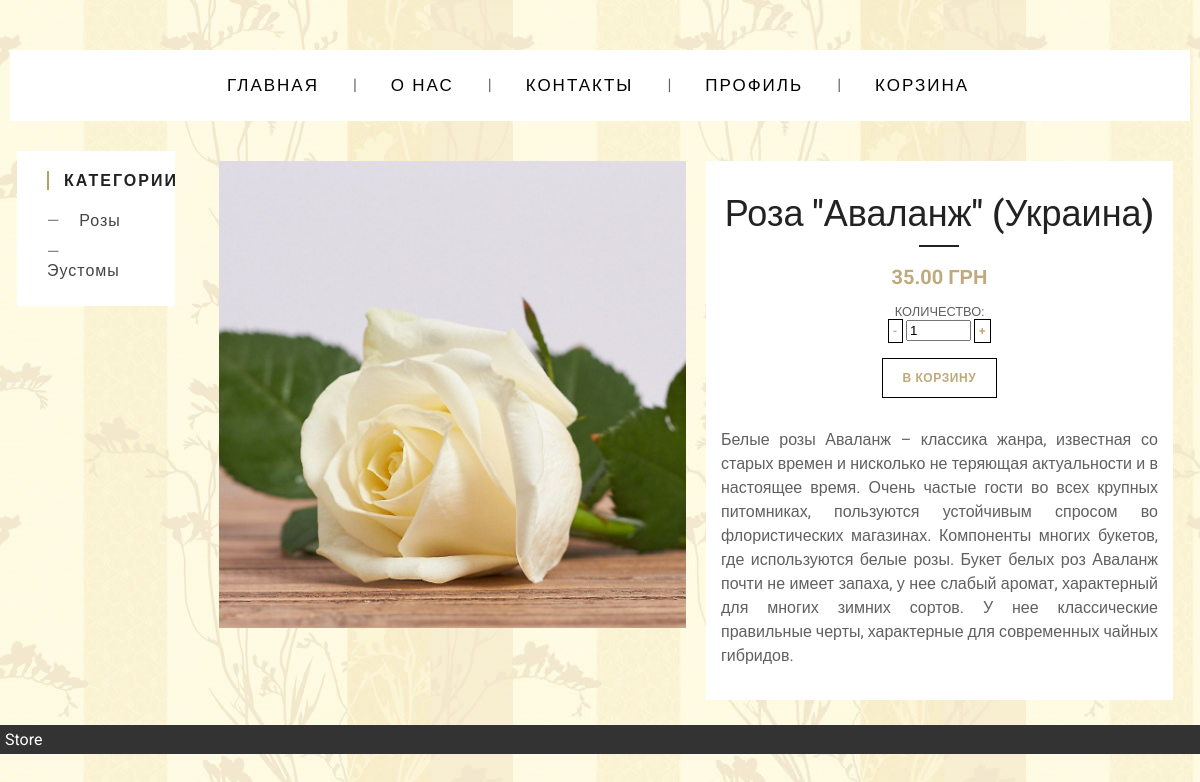
/product_detail/avalanch, run on the app's committed database.
### main/models.py (models this page shows, shortened)
class Category(models.Model):
    category_title = models.CharField(max_length=50)
    slug = models.SlugField(null=True)

class Image(models.Model):
    image = models.ImageField(upload_to='images/')
    product_title = models.CharField(max_length=100)

class Product(models.Model):
    product_title = models.CharField(max_length=100)
    price = models.DecimalField(max_digits=10, decimal_places=2)
    description = models.TextField()
    slug = models.SlugField(null=True)
    image = models.ManyToManyField(Image)
    category = models.ForeignKey(Category, null=True, on_delete=models.CASCADE)

### main/views.py (the view)
# urls.py: path('product_detail/<slug:slug>', views.product_detail, name='product_detail'),
def product_detail(request, slug):  # shows details about chosen product
    product = get_object_or_404(Product, slug=slug)
    categories = Category.objects.all()
    context = {'product': product,
               'categories': categories,
               }
    return render(request, 'main/product_detail.html', context)

### main/templates/main/product_detail.html (shortened to what this page needs)
{% extends 'main/index.html'%}
{% load static %}
{% block content %}
<link rel="stylesheet" href="https://cdnjs.cloudflare.com/ajax/libs/font-awesome/4.4.0/css/font-awesome.css">
<link rel="stylesheet" href="{% static 'css/slider.css' %}" type="text/css" media="screen">
<link rel="stylesheet" href="{% static 'css/product_detail.css' %}" type="text/css" media="screen">
<link rel="stylesheet" href="{% static 'css/button_cart.css' %}" type="text/css" media="screen">
<div class="row">
  <div class="column">
    <ul class="bxslider">
        {% for img in product.image.all %}
        <li><img src="{{img.image.url}}"/></li>
        {% endfor %}
</ul>
  </div>
  <div class="column">
  <div class="container">
    <div class="post">
        <div class="post-header">
            <h1>{{product.product_title}}</h1>
            <div class="post-meta">
                <span class="product-price">{{product.price}} грн</span>
                <br><br>
                <span>Количество: </span>
                <div class="number">
                    <span class="minus button-3" style="padding: 4px;">-</span>
                    <input class="amount-input-js" name="amount" type="text" value="1" size="5"/>
                    <span class="plus button-3" style="padding: 4px;">+</span>
                </div>
                <br>
                <button id="cart" data-product="{{product.id}}" data-action="add"
                        class="button-3 update-cart">В корзину</button>
            </div>
        </div>
        <div class="post-content">
            <p>
                {{product.description}}
            </p>
        </div>
    </div>
</div>
  </div>
</div>
{% endblock %}

### main/templates/main/index.html (shortened to what this page needs)
{% load static %}
<!DOCTYPE html>
<html lang="ru">
<head>
    <link rel="stylesheet" href="{% static 'css/base.css' %}" type="text/css" media="screen">
</head>
<body>
  <div id="header">
      {% include 'main/top_menu.html' %}
  </div>
  <div id="sidebar" >
    {% include 'main/sidebar.html' %}
  </div>
  <div id="content">
 {% block content %} {% include 'main/product_card.html' %} {% endblock %}
  </div>
  <div id="footer">Store</div>
 </body>
</html>

### main/templates/main/top_menu.html (shortened to what this page needs)
{% load static %}
<link rel="stylesheet" href="{% static 'css/top_menu.css' %}" type="text/css" media="screen">
<ul class="menu-main">
  <li><a href="{% url 'home' %}">Главная</a></li>
  <li><a href="{% url 'about_us' %}">О нас</a></li>
  <li><a href="{% url 'contacts' %}">Контакты</a></li>
  <li><a href="{% url 'user_page' %}">Профиль</a></li>
  <li><a href="{% url 'cart' %}">Корзина</a></li>
</ul>

### main/templates/main/sidebar.html (shortened to what this page needs)
{% load static %}
<link rel="stylesheet" href="{% static 'css/sidebar.css' %}" type="text/css" media="screen">
<div class="widget">
  <h3 class="widget-title">Категории</h3>
{% for category in categories %}
  <ul class="widget-list">
    <li><a href="{% url 'category_product_list' category.slug %}"> {{category.category_title}} </a></li>
  </ul>
{% endfor %}
</div>

### static/css/base.css (style rules this page uses)
body { font-family: 'Roboto', sans-serif; margin: 0; }
h1 { font-size: 36px; margin: 0; color: #fc6; }
#header { //background: #0080c0; padding: 10px; }
#sidebar { float: left; width: 14%; padding: 5px; margin: 10px 10px 20px 1%; }
#content { margin: 10px 1% 10px 17%; padding: 5px; }
#footer { background: #333; padding: 5px; color: #fff; clear: left; }

### static/css/top_menu.css (style rules this page uses)
.menu-main { list-style: none; margin: 40px 0 5px; padding: 25px 0 5px; text-align: center; background: white; }
.menu-main li { display: inline-block; }
.menu-main li:after { content: "|"; color: #606060; display: inline-block; vertical-align:top; }
.menu-main li:last-child:after { content: none; }
.menu-main a { text-decoration: none; font-family: 'Roboto', sans-serif; letter-spacing: 2px; position: relative; padding-bottom: 20px; margin: 0 34px 0 30px; font-size: 17px; text-transform: uppercase; display: inline-block; transition: color .2s; }
.menu-main a, .menu-main a:visited { color: black; }
.menu-main a:before, .menu-main a:after { content: ""; position: absolute; height: 4px; top: auto; right: 50%; bottom: -5px; left: 50%; background: #b99d61; transition: .8s; }

### static/css/sidebar.css (style rules this page uses)
* { box-sizing: border-box; margin: 0; }
.widget { padding: 20px 30px; background: white; font-family: 'Roboto', sans-serif; }
.widget-title { text-transform: uppercase; letter-spacing: 2px; color: #222; font-size: 16px; padding-left: 15px; margin-bottom: 15px; border-left: 2px solid #b99d61; }
.widget-list { padding: 0; list-style: none; }
.widget-list a:before { content: "\2014"; margin-right: 14px; }
.widget-list a { text-decoration: none; outline: none; display: block; padding: 6px 0; letter-spacing: 1px; font-weight: 300; color: #444; transition: .3s linear; }

### static/css/slider.css (style rules this page uses)
* { box-sizing: border-box; }
ul { margin: 0; padding: 0; list-style: none; }
.bx-wrapper img { width: 100%; max-width: 100%; display: block; }

### static/css/product_detail.css (style rules this page uses)
* { box-sizing: border-box; }
.column { float: left; width: 50%; padding: 10px; }
.row:after { content: ""; display: table; clear: both; }
body { font-family: 'Roboto', sans-serif; color: #606060; font-size: 14px; }
.container { padding: 0 15px; background: white; }
.post { padding: 2em 0 1em; }
.post h1 { color: #222; font-weight: 500; margin-bottom: 30px; }
.post-header { text-align: center; }
.post-meta { margin-bottom: 30px; display: inline-block; position: relative; text-transform: uppercase; font-size: .8em; }
.post-meta:before { content: ""; position: absolute; top: -20px; left: 50%; transform: translateX(-50%); width: 40px; height: 2px; background: #222; }
p { line-height: 1.5; margin-bottom: 1em; text-align: justify; }
@media (min-width: 768px) { body { font-size: 16px; } }
.product-price { font-size: 20px; color: #c0a97a; font-weight: 700; }

### static/css/button_cart.css (style rules this page uses)
.button-3 { display: inline-flex; align-items: center; font-size: 12px; letter-spacing: .05em; font-weight: 600; text-transform: uppercase; padding: 12px 20px; font-family: 'Roboto', sans-serif; color: #c0a97a; background: white; border: 1px solid black; cursor: pointer; transition: .3s linear; }
.button-3:after { font-family: Linearicons-Free; speak: none; font-style: normal; font-weight: 400; font-variant: normal; text-transform: none; line-height: 1; -webkit-font-smoothing: antialiased; -moz-osx-font-smoothing: grayscale; font-size: 16px; margin-left: 30px; padding-left: 20px; border-left: 1px solid black; }

### data on the page
Category: category_title "Розы"
Category: category_title "Эустомы"
Image: image (picture)
Product: product_title "Роза \"Аваланж\" (Украина)", price "35.00", description "Белые розы Аваланж – классика жанра, известная со старых времен и нисколько не теряющая актуальности и в настоящее время. Очень частые гости во всех крупных питомниках, пользуются устойчивым спросом во флористических магазинах. Компоненты многих букетов, где используются белые розы. Букет белых роз Аваланж почти не имеет запаха, у нее слабый аромат, характерный для многих зимних сортов. У нее классические правильные черты, характерные для современных чайных гибридов."
